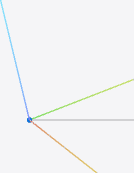
#> input picture app/devtools/screenshots/axesDiff.png, 134 x 173 px, found by its file name; the run also reads 1 picture not shown here
$ python analyze4.py
#> lines starting #> are read from the running program, lines starting #| are printed output that depends on the picture; after the words box and inside, x2 and y2 are one past the last pixel; in counts of white or black regions, pixels touching at a corner belong together
# -*- coding: utf-8 -*-
"""像素级 ASCII 取证：把 3D 视图/轴区域"画"成字符画 + 彩色像素定位。"""
import numpy as np
from PIL import Image

D = r"C:\Users\Aorus\Desktop\Knowledge\Work\Output\cad-coord-3d\app\devtools\screenshots"


def classify(px):
    r, g, b = int(px[0]), int(px[1]), int(px[2])
    avg = (r + g + b) / 3
    # 彩色判定
    if r - g > 20 and r - b > 20:
        return "R"
    if g - r > 20 and g - b > 20:
        return "G"
    if b - r > 20 and b - g > 12:
        return "B"
    if g - r > 12 and b - r > 12:
        return "C"  # cyan-ish
    if r - b > 20 and g - b > 20:
        return "Y"
    # 灰阶
    if avg > 238:
        return " "
    if avg > 205:
        return "."
    if avg > 150:
        return ":"
    return "#"


def ascii_art(path, block=2, maxw=140):
#> called with block = 2, maxw = 140
    im = Image.open(path).convert("RGB")
#> im is the input picture: PIL image 134x173 RGB; mean R, G, B 243.1, 243.7, 245.1
    a = np.asarray(im).astype(int)
    h, w = a.shape[:2]
#> h = 173; w = 134
    lines = []
    for y in range(0, h - block + 1, block):
        row = []
        for x in range(0, w - block + 1, block):
            blk = a[y:y + block, x:x + block].reshape(-1, 3)
            chars = [classify(p) for p in blk]
            # 优先级：彩色 > 深灰 > 浅灰 > 背景
            for pref in "RGBCY#:.":
                if pref in chars:
                    row.append(pref)
                    break
            else:
                row.append(" ")
        lines.append("".join(row)[:maxw])
    return lines


print("##### axesDiff.png (diff crop of base; block=2) #####")
for ln in ascii_art(D + r"\axesDiff.png", block=2):
    print(ln)

print()
print("##### scan3d_base.png full viewer (block=6) #####")
for ln in ascii_art(D + r"\scan3d_base.png", block=6, maxw=136):
#> call 2 of ascii_art, with block = 6, maxw = 136
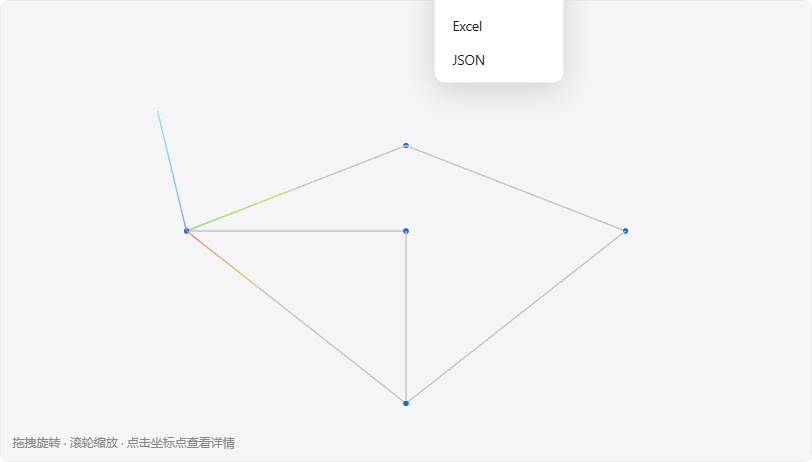
#> input picture app/devtools/screenshots/scan3d_base.png, 812 x 462 px, found by its file name
#> in ascii_art, im is the input picture: PIL image 812x462 RGB; mean R, G, B 244.2, 244.3, 246.2
    print(ln)

# 黄绿像素定位（nolines）
a = np.asarray(Image.open(D + r"\scan3d_nolines.png").convert("RGB")).astype(int)
m = (np.abs(a - np.array([231, 248, 192])).sum(axis=2) < 80)
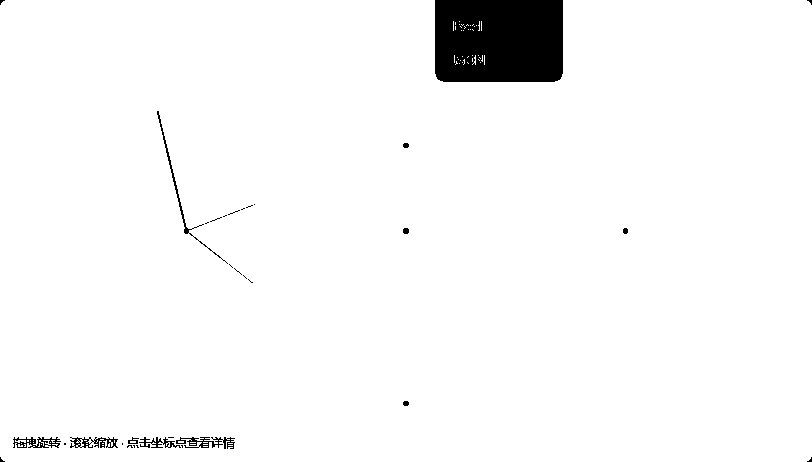
#> m: shape (462, 812) bool; 96.8% white; 33 black regions (22 under 20 px), largest, box (x1, y1, x2, y2) and area: (435, 0, 563, 82) 10312, (157, 111, 228, 264) 334, (176, 437, 235, 449) 319
ys, xs = np.where(m)
print("\nyellow-green px in nolines:", len(xs))
#| yellow-green px in nolines: 363148
for x, y in list(zip(xs, ys))[:20]:
    print(f"   ({x},{y}) color={tuple(a[y, x])}")
#> this loop made 20 passes
#|    (5,0) color=(245, 245, 245)
#|    (6,0) color=(241, 241, 241)
#|    (7,0) color=(237, 237, 237)
#|    (8,0) color=(235, 235, 235)
#|    (9,0) color=(235, 235, 235)
#|    (10,0) color=(235, 235, 235)
#|    (11,0) color=(235, 235, 235)
#|    (12,0) color=(235, 235, 235)
#> (further printed lines are left out)

# base 全图彩色像素统计（分色系）
a = np.asarray(Image.open(D + r"\scan3d_base.png").convert("RGB")).astype(int)
r, g, b = a[..., 0], a[..., 1], a[..., 2]
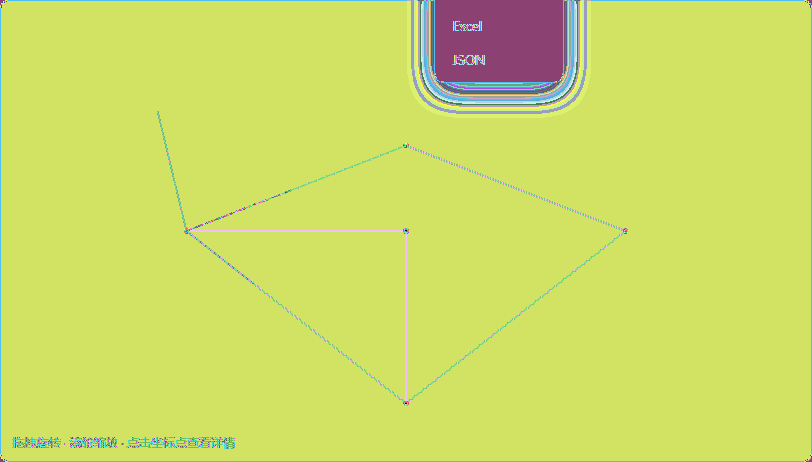
#> r: shape (462, 812) int64; 174 distinct labels, from 0 to 255; one colour per label, 0 black
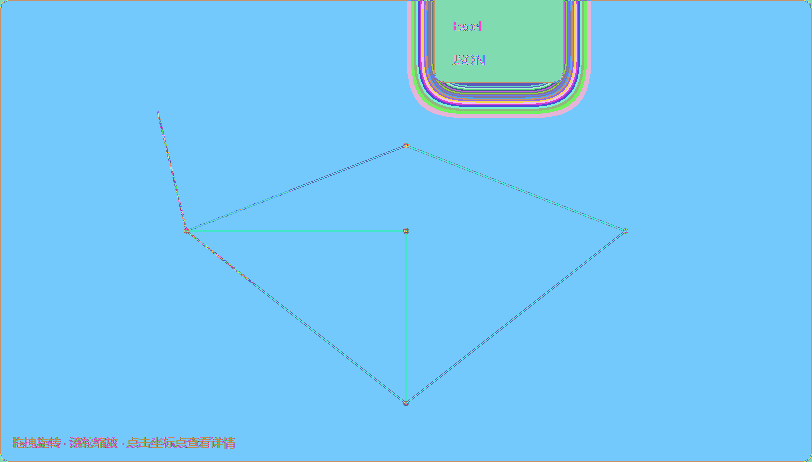
#> g: shape (462, 812) int64; 139 distinct labels, from 29 to 255; one colour per label, 0 black
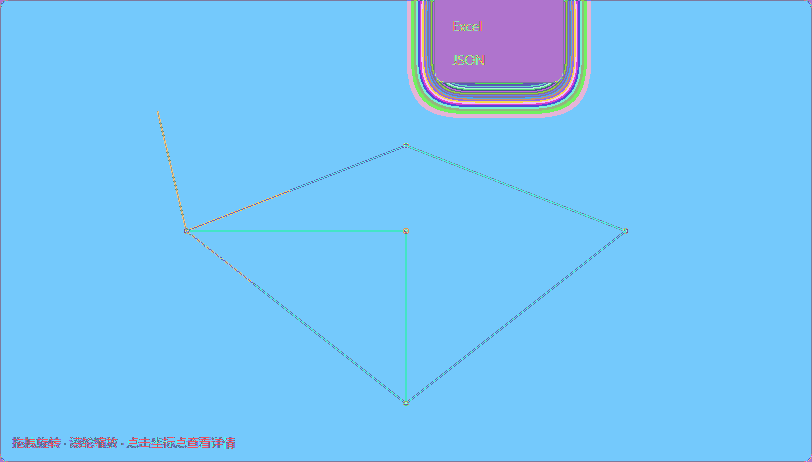
#> b: shape (462, 812) int64; 90 distinct labels, from 31 to 255; one colour per label, 0 black
cats = {
    "R-dom": (r - g > 20) & (r - b > 20),
    "G-dom": (g - r > 20) & (g - b > 20),
    "B-dom": (b - r > 20) & (b - g > 12),
    "C-ish": (g - r > 12) & (b - r > 12) & ~((b - r > 20) & (b - g > 12)) & ~((g - r > 20) & (g - b > 20)),
    "Y-dom": (r - b > 20) & (g - b > 20) & (np.abs(r - g) < 40),
}
print("\n=== base colored px summary ===")
for k, mm in cats.items():
    n = int(mm.sum())
    if n:
        ys, xs = np.where(mm)
        print(f"{k}: {n}px  x{xs.min()}-{xs.max()} y{ys.min()}-{ys.max()}")
    else:
        print(f"{k}: 0")
#> this loop made 5 passes
#> k on passes 1 to 5: 'R-dom', 'G-dom', 'B-dom', 'C-ish', 'Y-dom'
#| R-dom: 112px  x187-252 y232-282
#| G-dom: 164px  x189-288 y191-230
#| B-dom: 360px  x157-627 y111-405
#| C-ish: 14px  x159-170 y123-160
#| Y-dom: 209px  x198-290 y190-283
